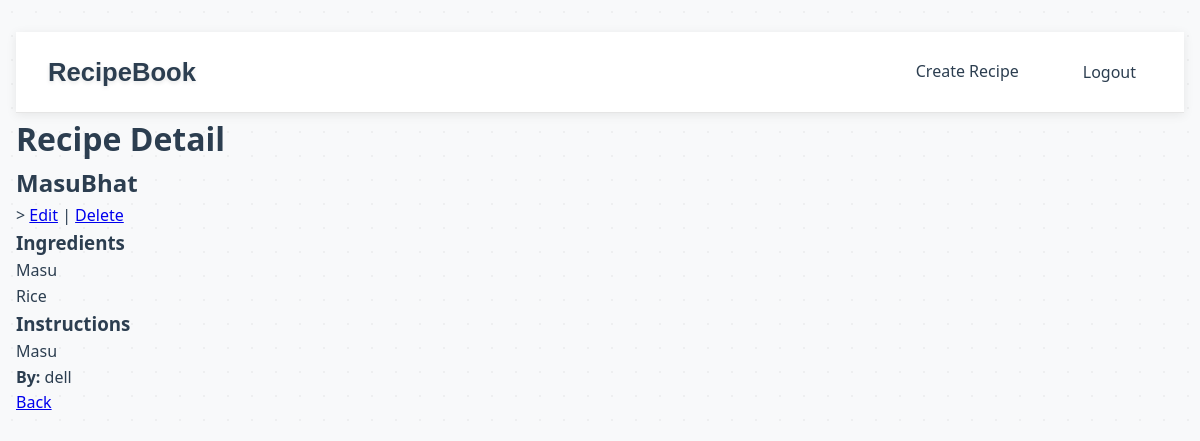
Page /recipe/1/ (signed in) on the earlier database version.
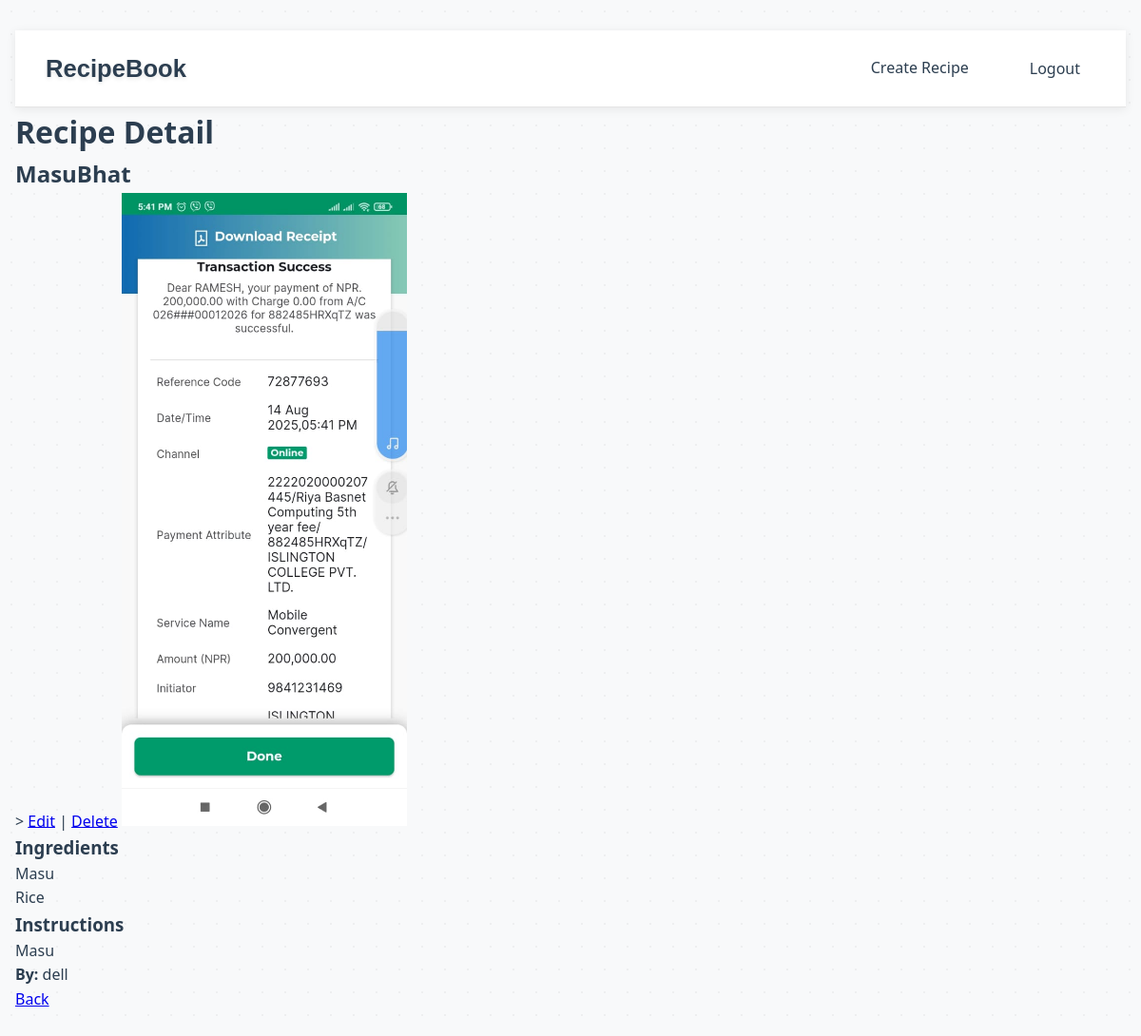
Same page on the later database version.
### recipes/models.py (models this page shows, shortened)
class Recipe(models.Model):
    title= models.CharField(max_length=256)
    ingredients= models.TextField()
    instructions= models.TextField()
    published_at= models.DateTimeField(auto_now_add=True)
    author=models.ForeignKey(User , on_delete=models.CASCADE)
    image = models.ImageField(upload_to='recipes/', null=True, blank=True)  # NEW field

### recipes/views.py (the view)
# urls.py: path('recipe/<int:pk>/', views.recipe_detail, name='recipe-detail'),
@login_required
def recipe_detail(request, pk):
    recipe = get_object_or_404(Recipe, pk=pk)
    return render(request, 'recipe_detail.html', {'recipe': recipe})

### templates/recipe_detail.html
{% extends "base.html" %}
{% block content %}
<h1>Recipe Detail</h1>
        <h2>{{recipe.title}}</h2>>
        <a href="{% url 'edit_recipe' recipe.pk %}">Edit</a> |
        <a href="{% url 'delete_recipe' recipe.pk %}">Delete</a>
         {% if recipe.image %}
            <img src="{{ recipe.image.url }}" alt="{{ recipe.title }}" style="max-width:300px;">
         {% endif %}
         <h3>Ingredients</h3>
  <p>{{ recipe.ingredients|linebreaks }}</p>
  <h3>Instructions</h3>
  <p>{{ recipe.instructions|linebreaks }}</p>
  <p><strong>By:</strong> {{ recipe.author.username }}</p>
  <p><a href="{% url 'recipe-list' %}">Back</a></p>
{% endblock %}

Differences in the rows shown:
changed Recipe "MasuBhat": image: picture added
